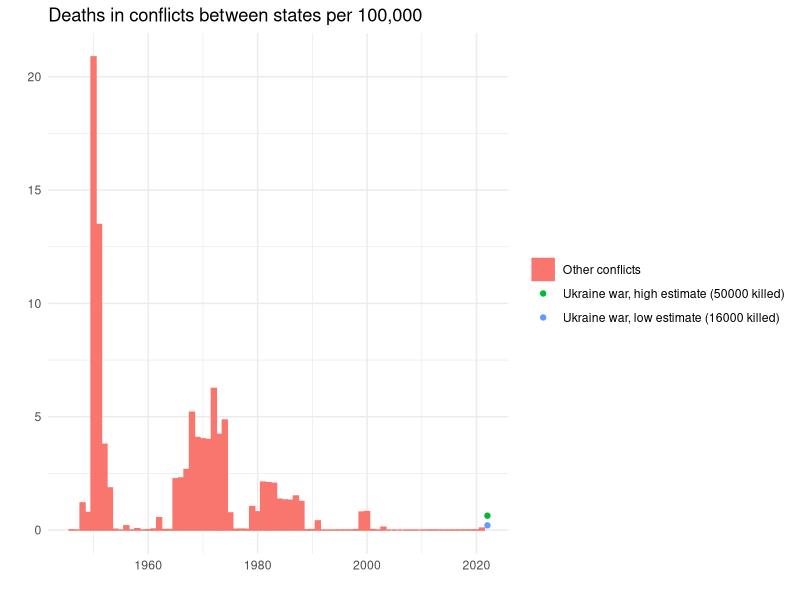
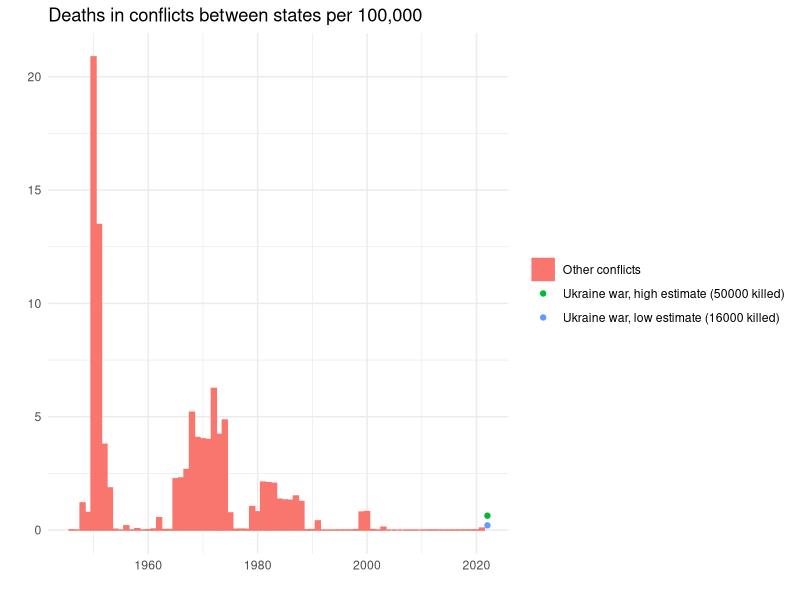

Source code (R) for these figures, in order:
# War over time chart:

library(readr)
library(readxl)
library(ggplot2)

# Load OWID data:
deaths <- read_csv('source-data/deaths-in-state-based-conflicts-per-100000.csv')
deaths$type <- 'Other conflicts'
cols <- colnames(deaths)
deaths <- data.frame(deaths[deaths$Entity == 'World', ])
deaths <- rbind.data.frame(deaths, c('World', 'OWID_WRL', 2021, NA, NA,  (3825 + 187 + 2906)*100000/7874965825, NA, 'Other conflicts')) # Nagarno-Karabakh war
deaths <- rbind.data.frame(deaths, c('World', 'OWID_WRL', 2022, NA, NA,  (9000 + 7500)*100000/7874965825, NA, 'Ukraine war, low estimate (16000 killed)')) # Ukraine
deaths <- rbind.data.frame(deaths, c('World', 'OWID_WRL', 2022, NA, NA,  (25000 + 25000)*100000/7874965825, NA, 'Ukraine war, high estimate (50000 killed)')) # Ukraine
for(i in 3:7){
  deaths[,i] <- as.numeric(deaths[, i])
}
colnames(deaths) <- cols

# Generate plot
ggplot(deaths[deaths$Entity == 'World' & deaths$Year < 2022, ], aes(x=Year, y=`Deaths in conflicts between states per 100,000`, fill=type, col=type))+geom_bar(stat="identity")+xlab('')+geom_point(data=deaths[deaths$Year == 2022, ])+ylab('')+ggtitle('Deaths in conflicts between states per 100,000')+theme_minimal()+theme(legend.title = element_blank())
ggsave('plots/battle_deaths_over_time.png')
